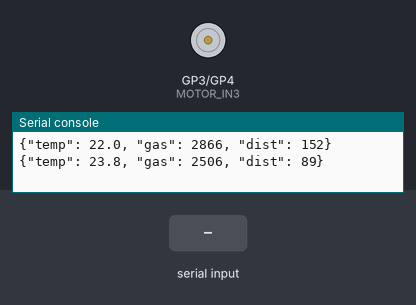
Recording of a program running on a simulated Raspberry Pi Pico running MicroPython. On the bench: motor-driver pin pairs drawn as motors (green arrow = first pin HIGH = forward, orange = second pin HIGH = backward, longer = more drive), the last lines printed to the serial console. The inputs (shaded band) are chosen by the test bench. Random numbers come from a fixed seed.

Above: at 1.2 s.
1.3 s: "W" typed at the serial console
At 1.7 s:
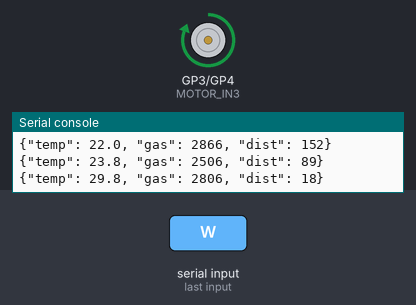
2.8 s: "X" typed at the serial console
At 4.0 s:
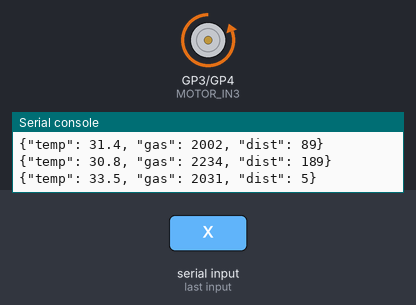
4.3 s: "A" typed at the serial console
At 5.2 s:
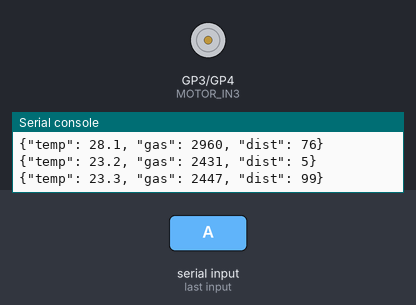
Timing chart, 0 to 7.3 s (numbered marks = the images above; inputs shaded):
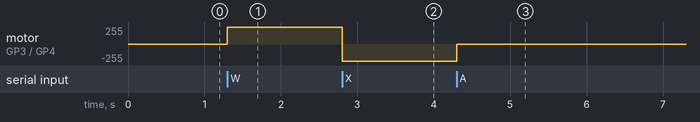

Measured:
- after the input at 1.3 s, motor on GP3 (MOTOR_IN3) / GP4 (MOTOR_IN4): stopped → forward 255/255 at once
- after the input at 2.8 s, motor on GP3 (MOTOR_IN3) / GP4 (MOTOR_IN4): forward 255/255 → backward 255/255 at once
- after the input at 4.3 s, motor on GP3 (MOTOR_IN3) / GP4 (MOTOR_IN4): backward 255/255 → stopped at once

The program:

micropython_main.py
```python
from machine import Pin, ADC, PWM
import time
import ujson
import uselect
import sys
import random

# === 馬達腳位 (L298N) === 測試
MOTOR_IN3 = Pin(3, Pin.OUT)   # GP3 - 正
MOTOR_IN4 = Pin(4, Pin.OUT)   # GP4 - 反

# 感測器腳位


def move_forward():
    MOTOR_IN3.on()
    MOTOR_IN4.off()

def move_backward():
    MOTOR_IN3.off()
    MOTOR_IN4.on()

def turn_left():
    # 先停止
    stop_motors()

def turn_right():
    # 先停止
    stop_motors()

def stop_motors():
    MOTOR_IN3.off()
    MOTOR_IN4.off()

def handle_cmd(cmd):
    if cmd == "W":
        move_forward()
    elif cmd == "A":
        turn_left()
    elif cmd == "S":
        stop_motors()
    elif cmd == "D":
        turn_right()
    elif cmd == "X":
        move_backward()


def read_sensors():
    # 先模擬
    temp = 20 + random.random() * 15
    gas = int(2000 + random.random() * 1023)
    dist = int(random.random() * 200)
    return {
        "temp": round(temp, 1),
        "gas": gas,
        "dist": dist
    }


# 建立非阻塞輪詢器，用來檢查 USB 序列埠是否有新指令
poller = uselect.poll()
poller.register(sys.stdin, uselect.POLLIN)

# 啟動時先停
stop_motors()
last_send = time.ticks_ms()

while True:
    # 有收到字元就讀一個命令，轉大寫後交給控制函式
    events = poller.poll(0)
    if events:
        raw = sys.stdin.read(1)
        if raw:
            handle_cmd(raw[0].upper())

    # 輸出感測器資料
    now = time.ticks_ms()
    if time.ticks_diff(now, last_send) >= 500:
        payload = read_sensors()
        print(ujson.dumps(payload))
        last_send = now

    time.sleep_ms(10)
```
